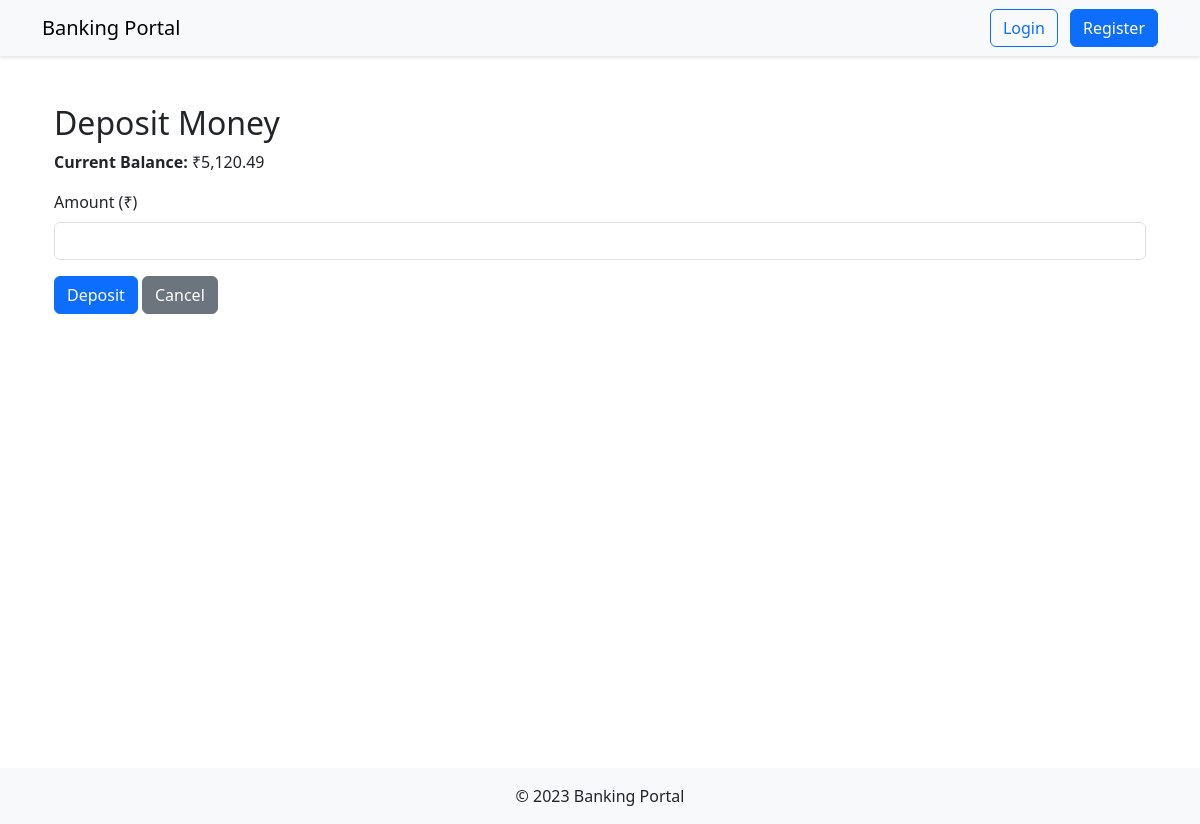
/bank/accounts/4/deposit/, run on an earlier commit of the app's database.
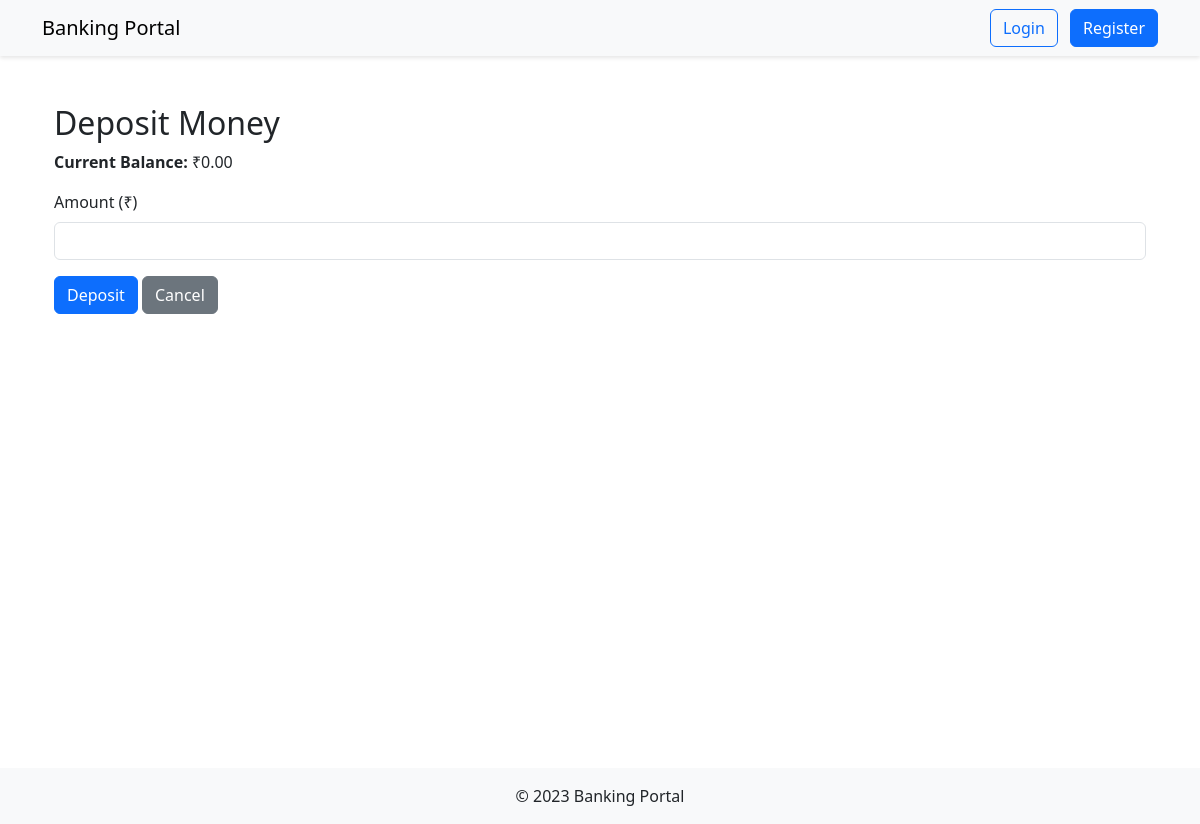
And on a later commit of the database.
### core/models.py (models this page shows, shortened)
class CustomerAccount(models.Model):
    user = models.OneToOneField(User, on_delete=models.CASCADE) #Temporary
    name = models.CharField(max_length=100)
    account_number = models.CharField(max_length=10, unique=True)
    balance = models.DecimalField(max_digits=10, decimal_places=2)
    contact = models.CharField(max_length=15, default='N/A')
    ACCOUNT_TYPES = [
        ('Savings', 'Savings'),
        ('Current', 'Current'),
    ]
    account_type = models.CharField(max_length=10, choices=ACCOUNT_TYPES, default='Savings')

### core/views.py (the view, shortened to what this page needs)
# urls.py: path('accounts/<int:pk>/deposit/', views.deposit, name='deposit'),
def deposit(request, pk):
    account = get_object_or_404(CustomerAccount, pk=pk)
    return render(request, 'core/transaction_form.html', {'account': account, 'action': 'Deposit'})

### core/templates/core/transaction_form.html (shortened to what this page needs)
{% extends 'base.html' %}
{% load humanize %}
{% block content %}
<div class="container mt-5">
    <h2>{{ action }} Money</h2>
    <p><strong>Current Balance:</strong> ₹{{ account.balance|floatformat:2|intcomma }}</p>
    <form method="post">
        <div class="mb-3">
            <label class="form-label">Amount (₹)</label>
            <input type="number" step="1.00" class="form-control" name="amount" required>
        </div>
        <button type="submit" class="btn btn-primary">{{ action }}</button>
        <a href="{% url 'bank:account_detail' account.pk %}" class="btn btn-secondary">Cancel</a>
    </form>
</div>
{% endblock %}

What changed in the data, as far as the page shows it:
changed CustomerAccount: balance "5,120.49" → "0.00"
